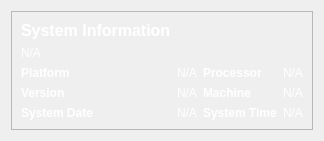
            <widget class="QWidget" name="system_information">
             <layout class="QVBoxLayout" name="verticalLayout_6">
              <item>
               <widget class="QFrame" name="frame_2">
                <property name="frameShape">
                 <enum>QFrame::StyledPanel</enum>
                </property>
                <property name="frameShadow">
                 <enum>QFrame::Raised</enum>
                </property>
                <layout class="QGridLayout" name="gridLayout_4">
                 <item row="1" column="0">
                  <widget class="QLabel" name="system_system">
                   <property name="styleSheet">
                    <string notr="true">color: rgb(255, 255, 255);</string>
                   </property>
                   <property name="text">
                    <string>N/A</string>
                   </property>
                  </widget>
                 </item>
                 <item row="4" column="2">
                  <widget class="QLabel" name="label_45">
                   <property name="font">
                    <font>
                     <weight>75</weight>
                     <bold>true</bold>
                    </font>
                   </property>
                   <property name="styleSheet">
                    <string notr="true">color: rgb(255, 255, 255);</string>
                   </property>
                   <property name="text">
                    <string>System Time</string>
                   </property>
                  </widget>
                 </item>
                 <item row="4" column="0">
                  <widget class="QLabel" name="label_38">
                   <property name="font">
                    <font>
                     <weight>75</weight>
                     <bold>true</bold>
                    </font>
                   </property>
                   <property name="styleSheet">
                    <string notr="true">color: rgb(255, 255, 255);</string>
                   </property>
                   <property name="text">
                    <string>System Date</string>
                   </property>
                  </widget>
                 </item>
                 <item row="2" column="1">
                  <widget class="QLabel" name="system_platform">
                   <property name="styleSheet">
                    <string notr="true">color: rgb(255, 255, 255);</string>
                   </property>
                   <property name="text">
                    <string>N/A</string>
                   </property>
                  </widget>
                 </item>
                 <item row="2" column="2">
                  <widget class="QLabel" name="label_43">
                   <property name="font">
                    <font>
                     <weight>75</weight>
                     <bold>true</bold>
                    </font>
                   </property>
                   <property name="styleSheet">
                    <string notr="true">color: rgb(255, 255, 255);</string>
                   </property>
                   <property name="text">
                    <string>Processor</string>
                   </property>
                  </widget>
                 </item>
                 <item row="3" column="0">
                  <widget class="QLabel" name="label_39">
                   <property name="font">
                    <font>
                     <weight>75</weight>
                     <bold>true</bold>
                    </font>
                   </property>
                   <property name="styleSheet">
                    <string notr="true">color: rgb(255, 255, 255);</string>
                   </property>
                   <property name="text">
                    <string>Version</string>
                   </property>
                  </widget>
                 </item>
                 <item row="3" column="2">
                  <widget class="QLabel" name="label_44">
                   <property name="font">
                    <font>
                     <weight>75</weight>
                     <bold>true</bold>
                    </font>
                   </property>
                   <property name="styleSheet">
                    <string notr="true">color: rgb(255, 255, 255);</string>
                   </property>
                   <property name="text">
                    <string>Machine</string>
                   </property>
                  </widget>
                 </item>
                 <item row="2" column="0">
                  <widget class="QLabel" name="label_37">
                   <property name="font">
                    <font>
                     <weight>75</weight>
                     <bold>true</bold>
                    </font>
                   </property>
                   <property name="styleSheet">
                    <string notr="true">color: rgb(255, 255, 255);</string>
                   </property>
                   <property name="text">
                    <string>Platform</string>
                   </property>
                  </widget>
                 </item>
                 <item row="3" column="1">
                  <widget class="QLabel" name="system_version">
                   <property name="styleSheet">
                    <string notr="true">color: rgb(255, 255, 255);</string>
                   </property>
                   <property name="text">
                    <string>N/A</string>
                   </property>
                  </widget>
                 </item>
                 <item row="4" column="1">
                  <widget class="QLabel" name="system_date">
                   <property name="styleSheet">
                    <string notr="true">color: rgb(255, 255, 255);</string>
                   </property>
                   <property name="text">
                    <string>N/A</string>
                   </property>
                  </widget>
                 </item>
                 <item row="0" column="0" alignment="Qt::AlignTop">
                  <widget class="QLabel" name="label_35">
                   <property name="font">
                    <font>
                     <pointsize>12</pointsize>
                     <weight>75</weight>
                     <bold>true</bold>
                    </font>
                   </property>
                   <property name="styleSheet">
                    <string notr="true">color: rgb(255, 255, 255);</string>
                   </property>
                   <property name="text">
                    <string>System Information</string>
                   </property>
                  </widget>
                 </item>
                 <item row="2" column="3">
                  <widget class="QLabel" name="system_processor">
                   <property name="styleSheet">
                    <string notr="true">color: rgb(255, 255, 255);</string>
                   </property>
                   <property name="text">
                    <string>N/A</string>
                   </property>
                  </widget>
                 </item>
                 <item row="3" column="3">
                  <widget class="QLabel" name="system_machine">
                   <property name="styleSheet">
                    <string notr="true">color: rgb(255, 255, 255);</string>
                   </property>
                   <property name="text">
                    <string>N/A</string>
                   </property>
                  </widget>
                 </item>
                 <item row="4" column="3">
                  <widget class="QLabel" name="system_time">
                   <property name="styleSheet">
                    <string notr="true">color: rgb(255, 255, 255);</string>
                   </property>
                   <property name="text">
                    <string>N/A</string>
                   </property>
                  </widget>
                 </item>
                </layout>
               </widget>
              </item>
             </layout>
            </widget>
